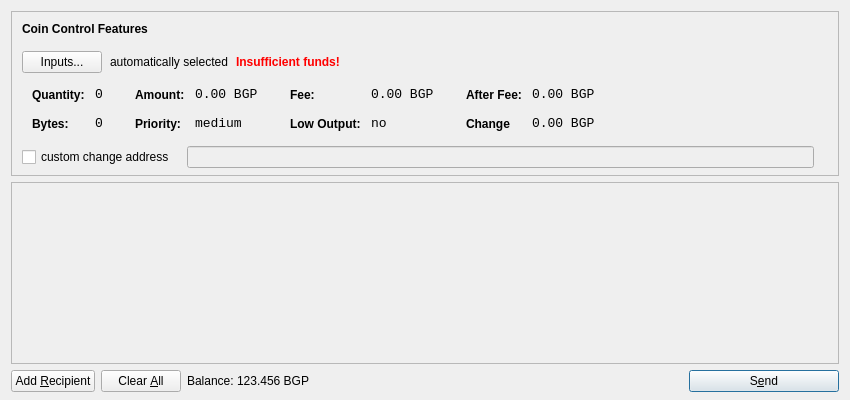
<?xml version="1.0" encoding="UTF-8"?>
<ui version="4.0">
 <class>SendCoinsDialog</class>
 <widget class="QDialog" name="SendCoinsDialog">
  <property name="geometry">
   <rect>
    <x>0</x>
    <y>0</y>
    <width>850</width>
    <height>400</height>
   </rect>
  </property>
  <property name="windowTitle">
   <string>Send Coins</string>
  </property>
  <layout class="QVBoxLayout" name="verticalLayout" stretch="0,1,0">
   <property name="bottomMargin">
    <number>8</number>
   </property>
   <item>
    <widget class="QFrame" name="frameCoinControl">
     <property name="sizePolicy">
      <sizepolicy hsizetype="Expanding" vsizetype="Expanding">
       <horstretch>0</horstretch>
       <verstretch>0</verstretch>
      </sizepolicy>
     </property>
     <property name="maximumSize">
      <size>
       <width>16777215</width>
       <height>16777215</height>
      </size>
     </property>
     <property name="frameShape">
      <enum>QFrame::StyledPanel</enum>
     </property>
     <property name="frameShadow">
      <enum>QFrame::Sunken</enum>
     </property>
     <layout class="QVBoxLayout" name="verticalLayoutCoinControl2">
      <property name="spacing">
       <number>-1</number>
      </property>
      <property name="leftMargin">
       <number>0</number>
      </property>
      <property name="topMargin">
       <number>0</number>
      </property>
      <property name="rightMargin">
       <number>0</number>
      </property>
      <property name="bottomMargin">
       <number>6</number>
      </property>
      <item>
       <layout class="QVBoxLayout" name="verticalLayoutCoinControl" stretch="0,0,0,0,1">
        <property name="spacing">
         <number>0</number>
        </property>
        <property name="leftMargin">
         <number>10</number>
        </property>
        <property name="topMargin">
         <number>10</number>
        </property>
        <item>
         <layout class="QHBoxLayout" name="horizontalLayoutCoinControl1">
          <property name="bottomMargin">
           <number>15</number>
          </property>
          <item>
           <widget class="QLabel" name="labelCoinControlFeatures">
            <property name="sizePolicy">
             <sizepolicy hsizetype="Preferred" vsizetype="Maximum">
              <horstretch>0</horstretch>
              <verstretch>0</verstretch>
             </sizepolicy>
            </property>
            <property name="font">
             <font>
              <weight>75</weight>
              <bold>true</bold>
             </font>
            </property>
            <property name="styleSheet">
             <string notr="true">font-weight:bold;</string>
            </property>
            <property name="text">
             <string>Coin Control Features</string>
            </property>
           </widget>
          </item>
         </layout>
        </item>
        <item>
         <layout class="QHBoxLayout" name="horizontalLayoutCoinControl2" stretch="0,0,0,0">
          <property name="spacing">
           <number>8</number>
          </property>
          <property name="bottomMargin">
           <number>10</number>
          </property>
          <item>
           <widget class="QPushButton" name="pushButtonCoinControl">
            <property name="styleSheet">
             <string notr="true"/>
            </property>
            <property name="text">
             <string>Inputs...</string>
            </property>
           </widget>
          </item>
          <item>
           <widget class="QLabel" name="labelCoinControlAutomaticallySelected">
            <property name="text">
             <string>automatically selected</string>
            </property>
            <property name="margin">
             <number>5</number>
            </property>
           </widget>
          </item>
          <item>
           <widget class="QLabel" name="labelCoinControlInsuffFunds">
            <property name="font">
             <font>
              <weight>75</weight>
              <bold>true</bold>
             </font>
            </property>
            <property name="styleSheet">
             <string notr="true">color:red;font-weight:bold;</string>
            </property>
            <property name="text">
             <string>Insufficient funds!</string>
            </property>
            <property name="margin">
             <number>5</number>
            </property>
           </widget>
          </item>
          <item>
           <spacer name="horizontalSpacerCoinControl">
            <property name="orientation">
             <enum>Qt::Horizontal</enum>
            </property>
            <property name="sizeHint" stdset="0">
             <size>
              <width>40</width>
              <height>1</height>
             </size>
            </property>
           </spacer>
          </item>
         </layout>
        </item>
        <item>
         <widget class="QWidget" name="widgetCoinControl" native="true">
          <property name="sizePolicy">
           <sizepolicy hsizetype="Preferred" vsizetype="Preferred">
            <horstretch>0</horstretch>
            <verstretch>0</verstretch>
           </sizepolicy>
          </property>
          <property name="minimumSize">
           <size>
            <width>0</width>
            <height>0</height>
           </size>
          </property>
          <property name="styleSheet">
           <string notr="true"/>
          </property>
          <layout class="QHBoxLayout" name="horizontalLayoutCoinControl5">
           <property name="margin">
            <number>0</number>
           </property>
           <item>
            <layout class="QHBoxLayout" name="horizontalLayoutCoinControl3" stretch="0,0,0,1">
             <property name="spacing">
              <number>20</number>
             </property>
             <property name="topMargin">
              <number>0</number>
             </property>
             <property name="bottomMargin">
              <number>10</number>
             </property>
             <item>
              <layout class="QFormLayout" name="formLayoutCoinControl1">
               <property name="horizontalSpacing">
                <number>10</number>
               </property>
               <property name="verticalSpacing">
                <number>14</number>
               </property>
               <property name="leftMargin">
                <number>10</number>
               </property>
               <property name="topMargin">
                <number>4</number>
               </property>
               <property name="rightMargin">
                <number>6</number>
               </property>
               <item row="0" column="0">
                <widget class="QLabel" name="labelCoinControlQuantityText">
                 <property name="styleSheet">
                  <string notr="true">font-weight:bold;</string>
                 </property>
                 <property name="text">
                  <string>Quantity:</string>
                 </property>
                 <property name="margin">
                  <number>0</number>
                 </property>
                </widget>
               </item>
               <item row="0" column="1">
                <widget class="QLabel" name="labelCoinControlQuantity">
                 <property name="font">
                  <font>
                   <family>Monospace</family>
                   <pointsize>10</pointsize>
                  </font>
                 </property>
                 <property name="cursor">
                  <cursorShape>IBeamCursor</cursorShape>
                 </property>
                 <property name="contextMenuPolicy">
                  <enum>Qt::ActionsContextMenu</enum>
                 </property>
                 <property name="text">
                  <string>0</string>
                 </property>
                 <property name="margin">
                  <number>0</number>
                 </property>
                 <property name="textInteractionFlags">
                  <set>Qt::LinksAccessibleByMouse|Qt::TextSelectableByKeyboard|Qt::TextSelectableByMouse</set>
                 </property>
                </widget>
               </item>
               <item row="1" column="0">
                <widget class="QLabel" name="labelCoinControlBytesText">
                 <property name="styleSheet">
                  <string notr="true">font-weight:bold;</string>
                 </property>
                 <property name="text">
                  <string>Bytes:</string>
                 </property>
                </widget>
               </item>
               <item row="1" column="1">
                <widget class="QLabel" name="labelCoinControlBytes">
                 <property name="font">
                  <font>
                   <family>Monospace</family>
                   <pointsize>10</pointsize>
                  </font>
                 </property>
                 <property name="cursor">
                  <cursorShape>IBeamCursor</cursorShape>
                 </property>
                 <property name="contextMenuPolicy">
                  <enum>Qt::ActionsContextMenu</enum>
                 </property>
                 <property name="text">
                  <string>0</string>
                 </property>
                 <property name="textInteractionFlags">
                  <set>Qt::LinksAccessibleByMouse|Qt::TextSelectableByKeyboard|Qt::TextSelectableByMouse</set>
                 </property>
                </widget>
               </item>
              </layout>
             </item>
             <item>
              <layout class="QFormLayout" name="formLayoutCoinControl2">
               <property name="horizontalSpacing">
                <number>10</number>
               </property>
               <property name="verticalSpacing">
                <number>14</number>
               </property>
               <property name="leftMargin">
                <number>6</number>
               </property>
               <property name="topMargin">
                <number>4</number>
               </property>
               <property name="rightMargin">
                <number>6</number>
               </property>
               <item row="0" column="0">
                <widget class="QLabel" name="labelCoinControlAmountText">
                 <property name="styleSheet">
                  <string notr="true">font-weight:bold;</string>
                 </property>
                 <property name="text">
                  <string>Amount:</string>
                 </property>
                 <property name="margin">
                  <number>0</number>
                 </property>
                </widget>
               </item>
               <item row="0" column="1">
                <widget class="QLabel" name="labelCoinControlAmount">
                 <property name="font">
                  <font>
                   <family>Monospace</family>
                   <pointsize>10</pointsize>
                  </font>
                 </property>
                 <property name="cursor">
                  <cursorShape>IBeamCursor</cursorShape>
                 </property>
                 <property name="contextMenuPolicy">
                  <enum>Qt::ActionsContextMenu</enum>
                 </property>
                 <property name="text">
                  <string>0.00 BGP</string>
                 </property>
                 <property name="textInteractionFlags">
                  <set>Qt::LinksAccessibleByMouse|Qt::TextSelectableByKeyboard|Qt::TextSelectableByMouse</set>
                 </property>
                </widget>
               </item>
               <item row="1" column="0">
                <widget class="QLabel" name="labelCoinControlPriorityText">
                 <property name="styleSheet">
                  <string notr="true">font-weight:bold;</string>
                 </property>
                 <property name="text">
                  <string>Priority:</string>
                 </property>
                </widget>
               </item>
               <item row="1" column="1">
                <widget class="QLabel" name="labelCoinControlPriority">
                 <property name="font">
                  <font>
                   <family>Monospace</family>
                   <pointsize>10</pointsize>
                  </font>
                 </property>
                 <property name="cursor">
                  <cursorShape>IBeamCursor</cursorShape>
                 </property>
                 <property name="contextMenuPolicy">
                  <enum>Qt::ActionsContextMenu</enum>
                 </property>
                 <property name="text">
                  <string>medium</string>
                 </property>
                 <property name="textInteractionFlags">
                  <set>Qt::LinksAccessibleByMouse|Qt::TextSelectableByKeyboard|Qt::TextSelectableByMouse</set>
                 </property>
                </widget>
               </item>
              </layout>
             </item>
             <item>
              <layout class="QFormLayout" name="formLayoutCoinControl3">
               <property name="horizontalSpacing">
                <number>10</number>
               </property>
               <property name="verticalSpacing">
                <number>14</number>
               </property>
               <property name="leftMargin">
                <number>6</number>
               </property>
               <property name="topMargin">
                <number>4</number>
               </property>
               <property name="rightMargin">
                <number>6</number>
               </property>
               <item row="0" column="0">
                <widget class="QLabel" name="labelCoinControlFeeText">
                 <property name="styleSheet">
                  <string notr="true">font-weight:bold;</string>
                 </property>
                 <property name="text">
                  <string>Fee:</string>
                 </property>
                 <property name="margin">
                  <number>0</number>
                 </property>
                </widget>
               </item>
               <item row="0" column="1">
                <widget class="QLabel" name="labelCoinControlFee">
                 <property name="font">
                  <font>
                   <family>Monospace</family>
                   <pointsize>10</pointsize>
                  </font>
                 </property>
                 <property name="cursor">
                  <cursorShape>IBeamCursor</cursorShape>
                 </property>
                 <property name="contextMenuPolicy">
                  <enum>Qt::ActionsContextMenu</enum>
                 </property>
                 <property name="text">
                  <string>0.00 BGP</string>
                 </property>
                 <property name="textInteractionFlags">
                  <set>Qt::LinksAccessibleByMouse|Qt::TextSelectableByKeyboard|Qt::TextSelectableByMouse</set>
                 </property>
                </widget>
               </item>
               <item row="1" column="0">
                <widget class="QLabel" name="labelCoinControlLowOutputText">
                 <property name="styleSheet">
                  <string notr="true">font-weight:bold;</string>
                 </property>
                 <property name="text">
                  <string>Low Output:</string>
                 </property>
                </widget>
               </item>
               <item row="1" column="1">
                <widget class="QLabel" name="labelCoinControlLowOutput">
                 <property name="font">
                  <font>
                   <family>Monospace</family>
                   <pointsize>10</pointsize>
                  </font>
                 </property>
                 <property name="cursor">
                  <cursorShape>IBeamCursor</cursorShape>
                 </property>
                 <property name="contextMenuPolicy">
                  <enum>Qt::ActionsContextMenu</enum>
                 </property>
                 <property name="text">
                  <string>no</string>
                 </property>
                 <property name="textInteractionFlags">
                  <set>Qt::LinksAccessibleByMouse|Qt::TextSelectableByKeyboard|Qt::TextSelectableByMouse</set>
                 </property>
                </widget>
               </item>
              </layout>
             </item>
             <item>
              <layout class="QFormLayout" name="formLayoutCoinControl4">
               <property name="horizontalSpacing">
                <number>10</number>
               </property>
               <property name="verticalSpacing">
                <number>14</number>
               </property>
               <property name="leftMargin">
                <number>6</number>
               </property>
               <property name="topMargin">
                <number>4</number>
               </property>
               <property name="rightMargin">
                <number>6</number>
               </property>
               <item row="0" column="0">
                <widget class="QLabel" name="labelCoinControlAfterFeeText">
                 <property name="styleSheet">
                  <string notr="true">font-weight:bold;</string>
                 </property>
                 <property name="text">
                  <string>After Fee:</string>
                 </property>
                 <property name="margin">
                  <number>0</number>
                 </property>
                </widget>
               </item>
               <item row="0" column="1">
                <widget class="QLabel" name="labelCoinControlAfterFee">
                 <property name="font">
                  <font>
                   <family>Monospace</family>
                   <pointsize>10</pointsize>
                  </font>
                 </property>
                 <property name="cursor">
                  <cursorShape>IBeamCursor</cursorShape>
                 </property>
                 <property name="contextMenuPolicy">
                  <enum>Qt::ActionsContextMenu</enum>
                 </property>
                 <property name="text">
                  <string>0.00 BGP</string>
                 </property>
                 <property name="textInteractionFlags">
                  <set>Qt::LinksAccessibleByMouse|Qt::TextSelectableByKeyboard|Qt::TextSelectableByMouse</set>
                 </property>
                </widget>
               </item>
               <item row="1" column="0">
                <widget class="QLabel" name="labelCoinControlChangeText">
                 <property name="styleSheet">
                  <string notr="true">font-weight:bold;</string>
                 </property>
                 <property name="text">
                  <string>Change</string>
                 </property>
                </widget>
               </item>
               <item row="1" column="1">
                <widget class="QLabel" name="labelCoinControlChange">
                 <property name="font">
                  <font>
                   <family>Monospace</family>
                   <pointsize>10</pointsize>
                  </font>
                 </property>
                 <property name="cursor">
                  <cursorShape>IBeamCursor</cursorShape>
                 </property>
                 <property name="contextMenuPolicy">
                  <enum>Qt::ActionsContextMenu</enum>
                 </property>
                 <property name="text">
                  <string>0.00 BGP</string>
                 </property>
                 <property name="textInteractionFlags">
                  <set>Qt::LinksAccessibleByMouse|Qt::TextSelectableByKeyboard|Qt::TextSelectableByMouse</set>
                 </property>
                </widget>
               </item>
              </layout>
             </item>
            </layout>
           </item>
          </layout>
         </widget>
        </item>
        <item>
         <layout class="QHBoxLayout" name="horizontalLayoutCoinControl4" stretch="0,0,0">
          <property name="spacing">
           <number>12</number>
          </property>
          <property name="sizeConstraint">
           <enum>QLayout::SetDefaultConstraint</enum>
          </property>
          <property name="topMargin">
           <number>5</number>
          </property>
          <property name="rightMargin">
           <number>5</number>
          </property>
          <item>
           <widget class="QCheckBox" name="checkBoxCoinControlChange">
            <property name="text">
             <string>custom change address</string>
            </property>
           </widget>
          </item>
          <item>
           <widget class="QLineEdit" name="lineEditCoinControlChange">
            <property name="enabled">
             <bool>false</bool>
            </property>
            <property name="sizePolicy">
             <sizepolicy hsizetype="Expanding" vsizetype="Fixed">
              <horstretch>0</horstretch>
              <verstretch>0</verstretch>
             </sizepolicy>
            </property>
           </widget>
          </item>
          <item>
           <widget class="QLabel" name="labelCoinControlChangeLabel">
            <property name="sizePolicy">
             <sizepolicy hsizetype="Preferred" vsizetype="Expanding">
              <horstretch>0</horstretch>
              <verstretch>0</verstretch>
             </sizepolicy>
            </property>
            <property name="minimumSize">
             <size>
              <width>0</width>
              <height>0</height>
             </size>
            </property>
            <property name="text">
             <string/>
            </property>
            <property name="margin">
             <number>3</number>
            </property>
           </widget>
          </item>
         </layout>
        </item>
        <item>
         <spacer name="verticalSpacerCoinControl">
          <property name="orientation">
           <enum>Qt::Vertical</enum>
          </property>
          <property name="sizeHint" stdset="0">
           <size>
            <width>800</width>
            <height>1</height>
           </size>
          </property>
         </spacer>
        </item>
       </layout>
      </item>
     </layout>
    </widget>
   </item>
   <item>
    <widget class="QScrollArea" name="scrollArea">
     <property name="widgetResizable">
      <bool>true</bool>
     </property>
     <widget class="QWidget" name="scrollAreaWidgetContents">
      <property name="geometry">
       <rect>
        <x>0</x>
        <y>0</y>
        <width>830</width>
        <height>165</height>
       </rect>
      </property>
      <layout class="QVBoxLayout" name="verticalLayout_2">
       <property name="margin">
        <number>0</number>
       </property>
       <item>
        <layout class="QVBoxLayout" name="entries">
         <property name="spacing">
          <number>6</number>
         </property>
        </layout>
       </item>
       <item>
        <spacer name="verticalSpacer">
         <property name="orientation">
          <enum>Qt::Vertical</enum>
         </property>
         <property name="sizeHint" stdset="0">
          <size>
           <width>20</width>
           <height>40</height>
          </size>
         </property>
        </spacer>
       </item>
      </layout>
     </widget>
    </widget>
   </item>
   <item>
    <layout class="QHBoxLayout" name="horizontalLayout">
     <item>
      <widget class="QPushButton" name="addButton">
       <property name="toolTip">
        <string>Send to multiple recipients at once</string>
       </property>
       <property name="text">
        <string>Add &amp;Recipient</string>
       </property>
       <property name="icon">
        <iconset resource="../bitcoin.qrc">
         <normaloff>:/icons/add</normaloff>:/icons/add</iconset>
       </property>
       <property name="autoDefault">
        <bool>false</bool>
       </property>
      </widget>
     </item>
     <item>
      <widget class="QPushButton" name="clearButton">
       <property name="sizePolicy">
        <sizepolicy hsizetype="Minimum" vsizetype="Fixed">
         <horstretch>0</horstretch>
         <verstretch>0</verstretch>
        </sizepolicy>
       </property>
       <property name="toolTip">
        <string>Remove all transaction fields</string>
       </property>
       <property name="text">
        <string>Clear &amp;All</string>
       </property>
       <property name="icon">
        <iconset resource="../bitcoin.qrc">
         <normaloff>:/icons/remove</normaloff>:/icons/remove</iconset>
       </property>
       <property name="autoRepeatDelay">
        <number>300</number>
       </property>
       <property name="autoDefault">
        <bool>false</bool>
       </property>
      </widget>
     </item>
     <item>
      <layout class="QHBoxLayout" name="horizontalLayout_2">
       <property name="spacing">
        <number>3</number>
       </property>
       <item>
        <widget class="QLabel" name="label">
         <property name="sizePolicy">
          <sizepolicy hsizetype="Preferred" vsizetype="Fixed">
           <horstretch>0</horstretch>
           <verstretch>0</verstretch>
          </sizepolicy>
         </property>
         <property name="text">
          <string>Balance:</string>
         </property>
        </widget>
       </item>
       <item>
        <widget class="QLabel" name="labelBalance">
         <property name="sizePolicy">
          <sizepolicy hsizetype="Preferred" vsizetype="Fixed">
           <horstretch>0</horstretch>
           <verstretch>0</verstretch>
          </sizepolicy>
         </property>
         <property name="cursor">
          <cursorShape>IBeamCursor</cursorShape>
         </property>
         <property name="text">
          <string>123.456 BGP</string>
         </property>
         <property name="textInteractionFlags">
          <set>Qt::LinksAccessibleByMouse|Qt::TextSelectableByKeyboard|Qt::TextSelectableByMouse</set>
         </property>
        </widget>
       </item>
      </layout>
     </item>
     <item>
      <spacer name="horizontalSpacer">
       <property name="orientation">
        <enum>Qt::Horizontal</enum>
       </property>
       <property name="sizeHint" stdset="0">
        <size>
         <width>40</width>
         <height>20</height>
        </size>
       </property>
      </spacer>
     </item>
     <item>
      <widget class="QPushButton" name="sendButton">
       <property name="minimumSize">
        <size>
         <width>150</width>
         <height>0</height>
        </size>
       </property>
       <property name="toolTip">
        <string>Confirm the send action</string>
       </property>
       <property name="text">
        <string>S&amp;end</string>
       </property>
       <property name="icon">
        <iconset resource="../bitcoin.qrc">
         <normaloff>:/icons/send</normaloff>:/icons/send</iconset>
       </property>
       <property name="default">
        <bool>true</bool>
       </property>
      </widget>
     </item>
    </layout>
   </item>
  </layout>
 </widget>
 <resources>
  <include location="../bitcoin.qrc"/>
 </resources>
 <connections/>
</ui>
